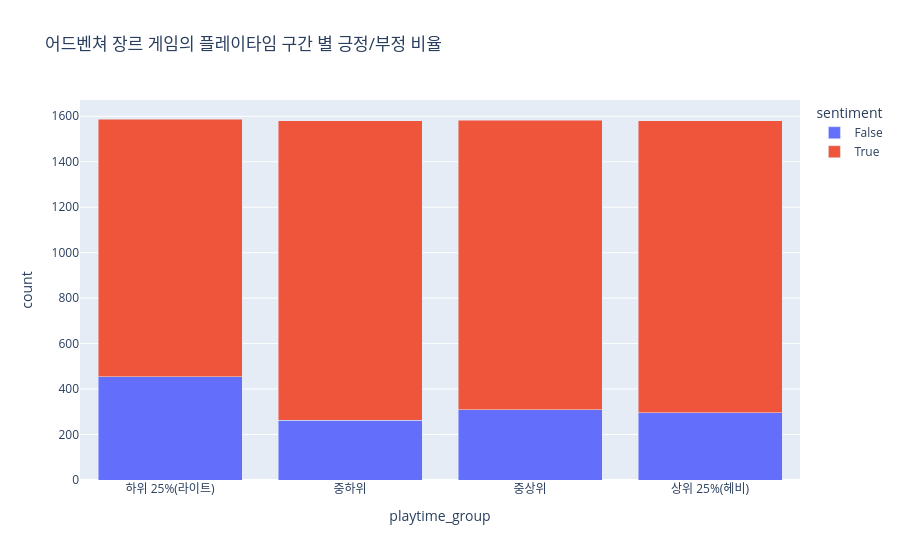

This figure's notebook cell:
### Code cell
# 3. 시각화 (Stacked Bar Chart)
fig = px.bar(review_ad.groupby(['playtime_group', 'sentiment']).size().reset_index(name='count'), 
            x="playtime_group", 
            y="count", 
            color="sentiment",
            barmode="stack",
            title = "어드벤쳐 장르 게임의 플레이타임 구간 별 긍정/부정 비율") # 일단 쌓기 모드로 생성

fig.show()

### Figure 1 — Plotly figure (JSON) as saved in the notebook; plotly's stock layout.template omitted (floating-point values rounded to 4 significant figures)
{"data": [{"hovertemplate": "sentiment=False<br>playtime_group=%{x}<br>count=%{y}<extra></extra>", "legendgroup": "False", "marker": {"color": "#636efa", "pattern": {"shape": ""}}, "name": "False", "orientation": "v", "showlegend": true, "textposition": "auto", "type": "bar", "x": ["하위 25%(라이트)", "중하위", "중상위", "상위 25%(헤비)"], "xaxis": "x", "y": [454, 262, 310, 296], "yaxis": "y"}, {"hovertemplate": "sentiment=True<br>playtime_group=%{x}<br>count=%{y}<extra></extra>", "legendgroup": "True", "marker": {"color": "#EF553B", "pattern": {"shape": ""}}, "name": "True", "orientation": "v", "showlegend": true, "textposition": "auto", "type": "bar", "x": ["하위 25%(라이트)", "중하위", "중상위", "상위 25%(헤비)"], "xaxis": "x", "y": [1134, 1318, 1272, 1284], "yaxis": "y"}], "layout": {"barmode": "stack", "legend": {"title": {"text": "sentiment"}, "tracegroupgap": 0}, "title": {"text": "어드벤쳐 장르 게임의 플레이타임 구간 별 긍정/부정 비율"}, "xaxis": {"anchor": "y", "domain": [0, 1], "title": {"text": "playtime_group"}}, "yaxis": {"anchor": "x", "domain": [0, 1], "title": {"text": "count"}}}}
